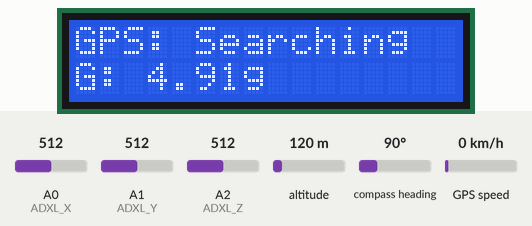
Bench run of a sketch on a simulated Arduino Uno, built with avr-gcc and run on an emulated ATmega328P. Shown: 16×2 character LCD. Inputs (shaded band) come from the test bench; at power-on: A0 (ADXL_X) = 512, A1 (ADXL_Y) = 512, A2 (ADXL_Z) = 512, altitude 120 m, compass heading 90°, GPS speed 0 km/h. The GPS gets a fix after 3 s at 37.7749, -122.4194 with 8 satellites; the modem accepts every AT command (registered, SIM ready, sends succeed) and sends nothing else.

Above: at 3.7 s.
3.8 s: A0 (ADXL_X) set to 716
At 4.6 s:
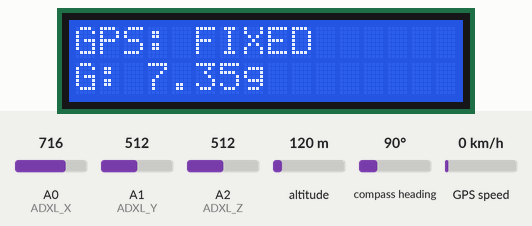
5.4 s: A1 (ADXL_Y) set to 716
At 6.9 s:
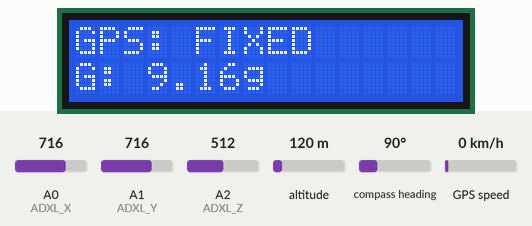
7.2 s: A2 (ADXL_Z) set to 716
At 8.4 s:
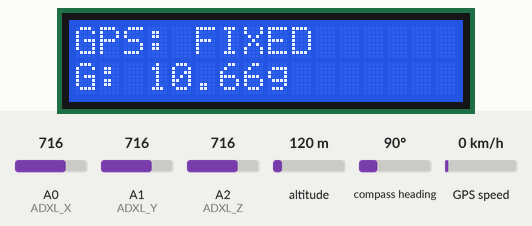
9.0 s: A0 (ADXL_X) set to 992
At 10.0 s:
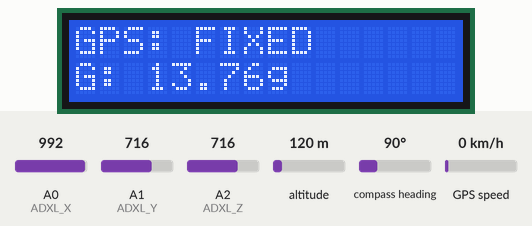
10.8 s: A1 (ADXL_Y) set to 992
At 11.5 s:
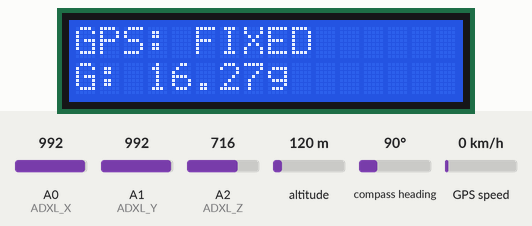
12.6 s: A2 (ADXL_Z) set to 992
At 14.1 s:
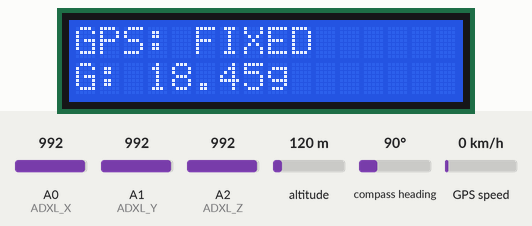
Timing chart, 0 to 15.6 s (numbered marks = the images above; inputs shaded):
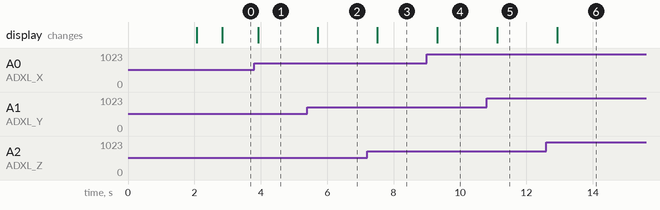

The sketch:

arduino_main.ino
```cpp
/*
 * SENTINEL — Accident Detection & Emergency Response
 * Arduino Uno R3 — Main Controller
 *
 * Sensors  : ADXL335 (A0/A1/A2), Neo-7M GPS (pins 2/3 SoftwareSerial)
 * Output   : SIM900A GSM (pins 6/7), NodeMCU WiFi bridge (pins 4/5), LCD 16x2 (pins 8-13)
 *
 * Libraries needed (install via Library Manager):
 *   TinyGPS++  by Mikal Hart
 *   LiquidCrystal (built-in)
 */

#include <SoftwareSerial.h>
#include <TinyGPS++.h>
#include <LiquidCrystal.h>

// ─── Pin map ──────────────────────────────────────────────────────────────────
#define ADXL_X  A0
#define ADXL_Y  A1
#define ADXL_Z  A2

// SoftwareSerial: only one can actively listen at a time — we switch with .listen()
SoftwareSerial gpsSerial  (2, 3);   // RX=2 ← GPS TX,  TX=3 → GPS RX (unused)
SoftwareSerial mcuSerial  (4, 5);   // RX=4 ← MCU TX,  TX=5 → MCU RX
SoftwareSerial gsmSerial  (6, 7);   // RX=6 ← GSM TX,  TX=7 → GSM RX

// LCD in 4-bit mode: RS, E, D4, D5, D6, D7
LiquidCrystal lcd(8, 9, 10, 11, 12, 13);

// ─── ADXL335 calibration ──────────────────────────────────────────────────────
// Powered from Arduino 3.3 V; ADC reference = default 5 V
// zero-g output = Vcc/2 = 1.65 V  →  ADC ≈ 338
// sensitivity   = 300 mV/g         →  ADC ≈ 61.4 counts/g
const float ZERO_G      = 338.0f;
const float SENSITIVITY =  61.4f;  // ADC counts per g

// ─── Detection settings ───────────────────────────────────────────────────────
const float          THRESHOLD_G    = 2.5f;   // g-force to declare accident
const int            SAMPLE_N       = 10;     // samples averaged per reading
const unsigned long  COOLDOWN_MS    = 30000UL;// min ms between consecutive alerts
const unsigned long  LCD_ALERT_MS   = 5000UL; // how long "ACCIDENT" stays on LCD

// Backup SMS number — include country code, no +
const char* SMS_NUMBER = "+919876543210";

// ─── Runtime state ────────────────────────────────────────────────────────────
TinyGPSPlus gps;
float  latitude  = 0.0f, longitude = 0.0f;
bool   gpsFixed  = false;
unsigned long lastAlertMs = 0;

// ─── Helpers ─────────────────────────────────────────────────────────────────

float readMagnitude() {
  long sumX = 0, sumY = 0, sumZ = 0;
  for (int i = 0; i < SAMPLE_N; i++) {
    sumX += analogRead(ADXL_X);
    sumY += analogRead(ADXL_Y);
    sumZ += analogRead(ADXL_Z);
    delay(5);
  }
  float ax = (sumX / SAMPLE_N - ZERO_G) / SENSITIVITY;
  float ay = (sumY / SAMPLE_N - ZERO_G) / SENSITIVITY;
  float az = (sumZ / SAMPLE_N - ZERO_G) / SENSITIVITY;
  return sqrt(ax * ax + ay * ay + az * az);
}

void drainGPS() {
  gpsSerial.listen();
  unsigned long deadline = millis() + 200;
  while (millis() < deadline) {
    if (gpsSerial.available() && gps.encode(gpsSerial.read())) {
      if (gps.location.isValid()) {
        latitude  = gps.location.lat();
        longitude = gps.location.lng();
        gpsFixed  = true;
      }
    }
  }
}

void lcdStatus(float mag, bool alert) {
  lcd.clear();
  if (alert) {
    lcd.setCursor(0, 0); lcd.print("!! ACCIDENT !!");
    lcd.setCursor(0, 1); lcd.print("Sending alert...");
  } else {
    lcd.setCursor(0, 0);
    lcd.print(gpsFixed ? "GPS: FIXED      " : "GPS: Searching  ");
    lcd.setCursor(0, 1);
    lcd.print("G: ");
    lcd.print(mag, 2);
    lcd.print("g         ");
  }
}

// ─── NodeMCU bridge ───────────────────────────────────────────────────────────
// Protocol: ALERT:<lat>,<lng>,<mag>;\n
void sendToNodeMCU(float mag) {
  mcuSerial.listen();
  mcuSerial.print("ALERT:");
  mcuSerial.print(latitude,  6);
  mcuSerial.print(",");
  mcuSerial.print(longitude, 6);
  mcuSerial.print(",");
  mcuSerial.print(mag, 3);
  mcuSerial.println(";");
}

// ─── GSM SMS backup ───────────────────────────────────────────────────────────
void waitGSM(unsigned long ms) { delay(ms); }

void sendSMS(float mag) {
  gsmSerial.listen();

  gsmSerial.println("AT");           waitGSM(500);
  gsmSerial.println("AT+CMGF=1");   waitGSM(500);  // text mode

  gsmSerial.print("AT+CMGS=\"");
  gsmSerial.print(SMS_NUMBER);
  gsmSerial.println("\"");
  waitGSM(500);

  gsmSerial.print("SENTINEL ALERT: Accident detected (");
  gsmSerial.print(mag, 2);
  gsmSerial.print("g). Location: https://maps.google.com/?q=");
  gsmSerial.print(latitude,  6);
  gsmSerial.print(",");
  gsmSerial.print(longitude, 6);
  gsmSerial.write(26);  // Ctrl+Z — sends the message
  waitGSM(2000);
}

// ─── Setup ────────────────────────────────────────────────────────────────────
void setup() {
  Serial.begin(9600);

  gpsSerial.begin(9600);
  mcuSerial.begin(9600);
  gsmSerial.begin(9600);

  lcd.begin(16, 2);
  lcd.print("SENTINEL SYSTEM");
  lcd.setCursor(0, 1);
  lcd.print("Booting...");
  delay(2000);
  lcd.clear();
  lcd.print("GPS: Searching");

  // Verify GSM module is alive
  gsmSerial.listen();
  gsmSerial.println("AT");
  delay(500);
}

// ─── Main loop ────────────────────────────────────────────────────────────────
void loop() {
  drainGPS();

  float mag = readMagnitude();
  unsigned long now = millis();
  bool cooled = (now - lastAlertMs) >= COOLDOWN_MS;

  if (mag > THRESHOLD_G && cooled) {
    lastAlertMs = now;

    lcdStatus(mag, true);

    // 1. WiFi path: NodeMCU POSTs to backend → backend dispatches WhatsApp
    sendToNodeMCU(mag);

    // 2. GSM path: direct SMS as fallback when no WiFi
    sendSMS(mag);

    delay(LCD_ALERT_MS);
  } else {
    lcdStatus(mag, false);
  }

  delay(100);
}
```

Measured:
- after the input at 3.8 s, the display: changes after 0.12 s (image 1)
- after the input at 5.4 s, the display: changes after 0.31 s (image 2)
- after the input at 7.2 s, the display: changes after 0.31 s (image 3)
- after the input at 9.0 s, the display: changes after 0.32 s (image 4)
- after the input at 10.8 s, the display: changes after 0.32 s (image 5)
- after the input at 12.6 s, the display: changes after 0.32 s (image 6)
